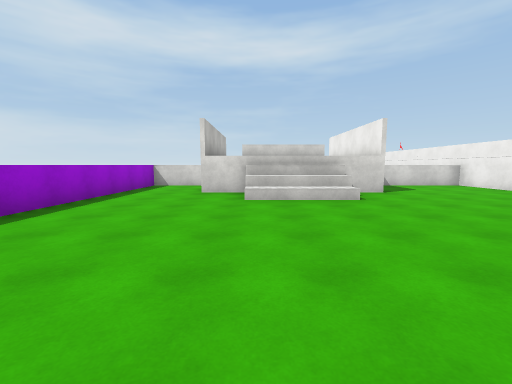
View 1 (above)

12 first-person views from a walk through a 3-D level made in the Unity game engine. The camera is 1.5 m above the floor, tilts 6° down and sees 90° across. The floor is counted in squares, 2 m on a side. Each view is taken from the middle of a square. On the plan, view 1 faces up. The plan holds only what a view shows up to about 9 squares ahead; the rest is blank. The player is left out. Surface patterns are stand-ins for the level's own textures.

View 2
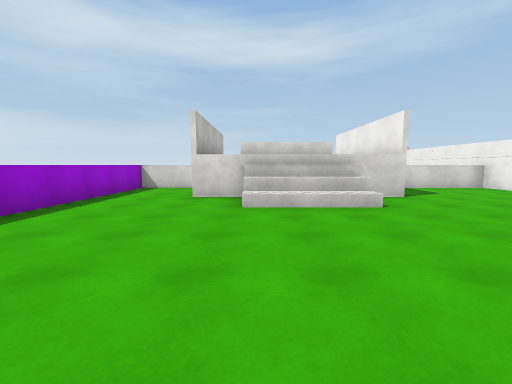

View 3
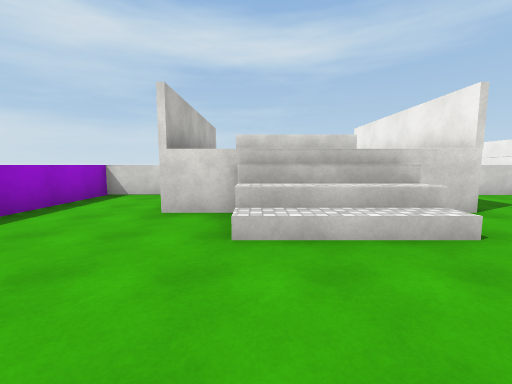

View 4
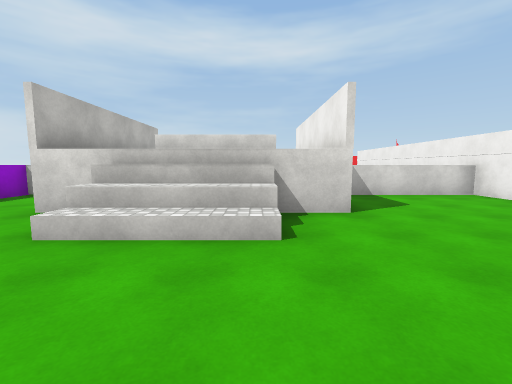

View 5
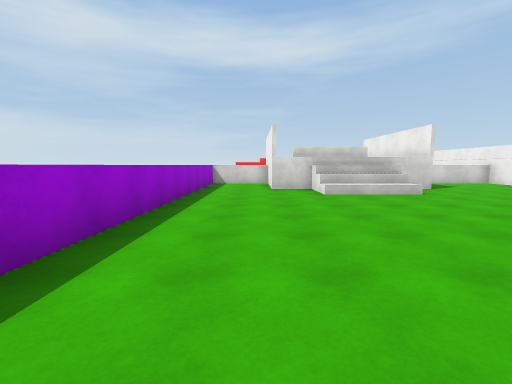

View 6
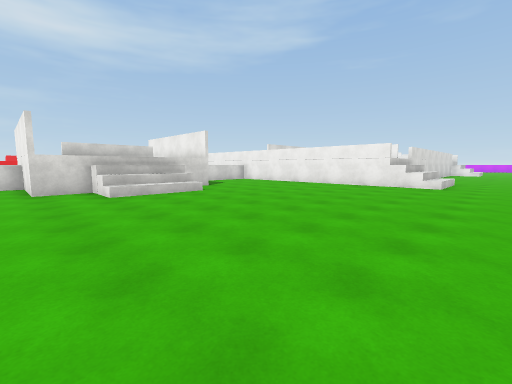

View 7
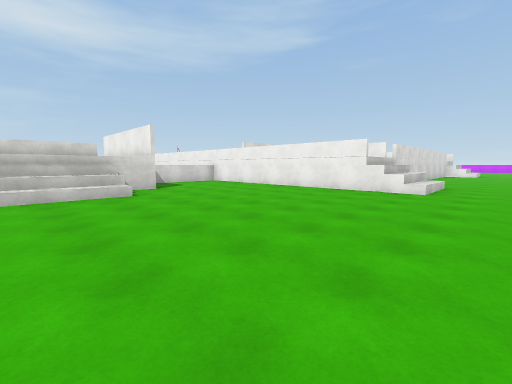

View 8
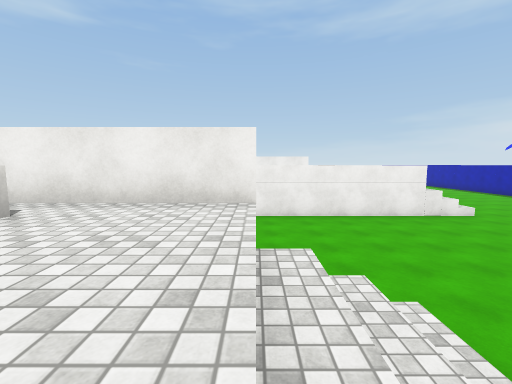

View 9
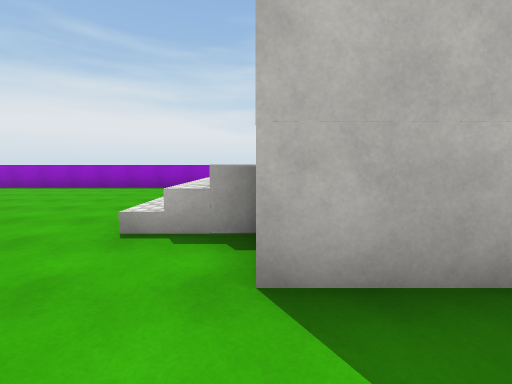

View 10
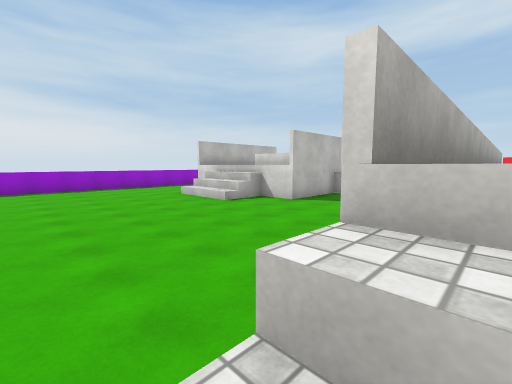

View 11
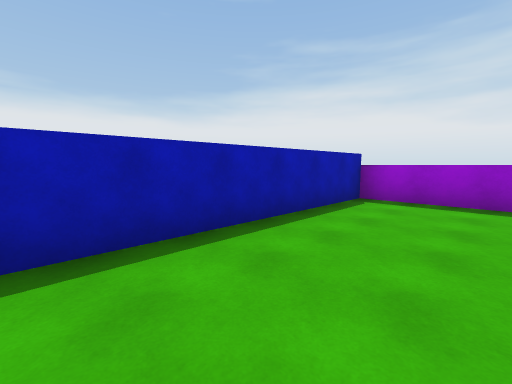

View 12
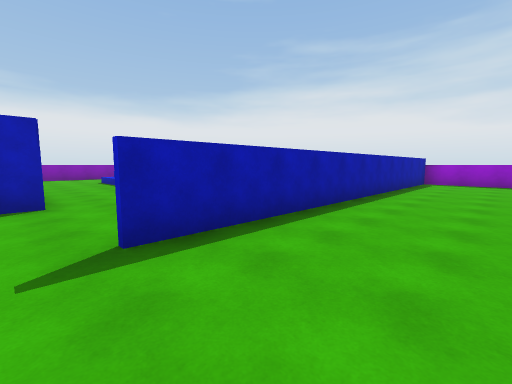

### Floor plan
Key: @ floor where view 1 was taken; # wall or solid block; . main floor; : floor 2 m higher than the main floor; / step, stairs or slope; = window, fence, low wall or low ledge.
Columns run from 4 left of view 1 to 11 right of it. Each row starts with its distance up from view 1.
 11    #   ##
 10 ####===:###=
  9 #..#  ::#...
  8 #..# ::##...
  7 #..#///#....
  6 #...///.....
  5 #...........
  4 #...........
  3 #...........
  2 #...........//
  1 #...........///
  0 #...@...........
 -1 #...............
 -2 ############..
 -3            ..
 -4            ..
 -5            ..
 -6           ..
 -7           ..
 -8           ..
 -9           ..
-10           ..

Positions as (right, up) in squares from view 1, and headings:
1: (0, 0), facing up
2: (0, 1), facing up
3: (0, 3), facing up
4: (2, 3), facing up
5: (-2, -1), facing up
6: (-2, -1), facing up-right
7: (0, -1), facing up-right
8: (0, 7), facing right
9: (5, 7), facing left
10: (8, 1), facing up-left
11: (2, 0), facing down-left
12: (8, 0), facing down-left
